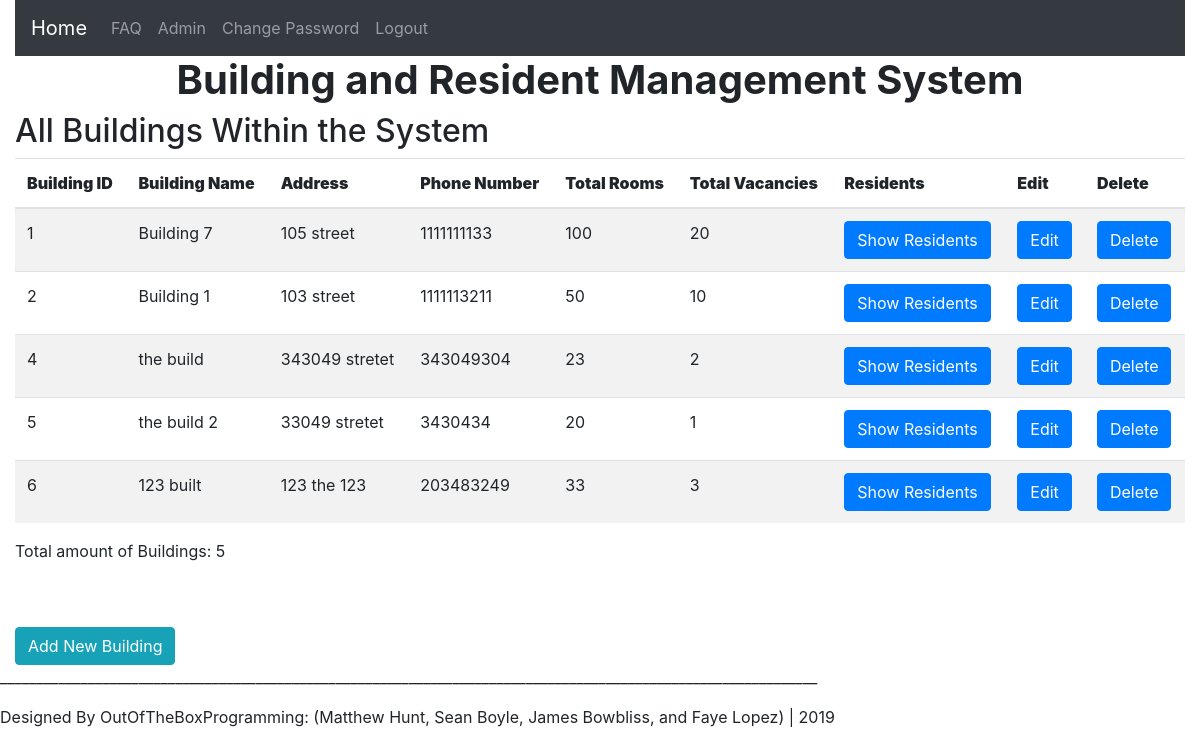
The page /buildings.php on the database as committed earlier.
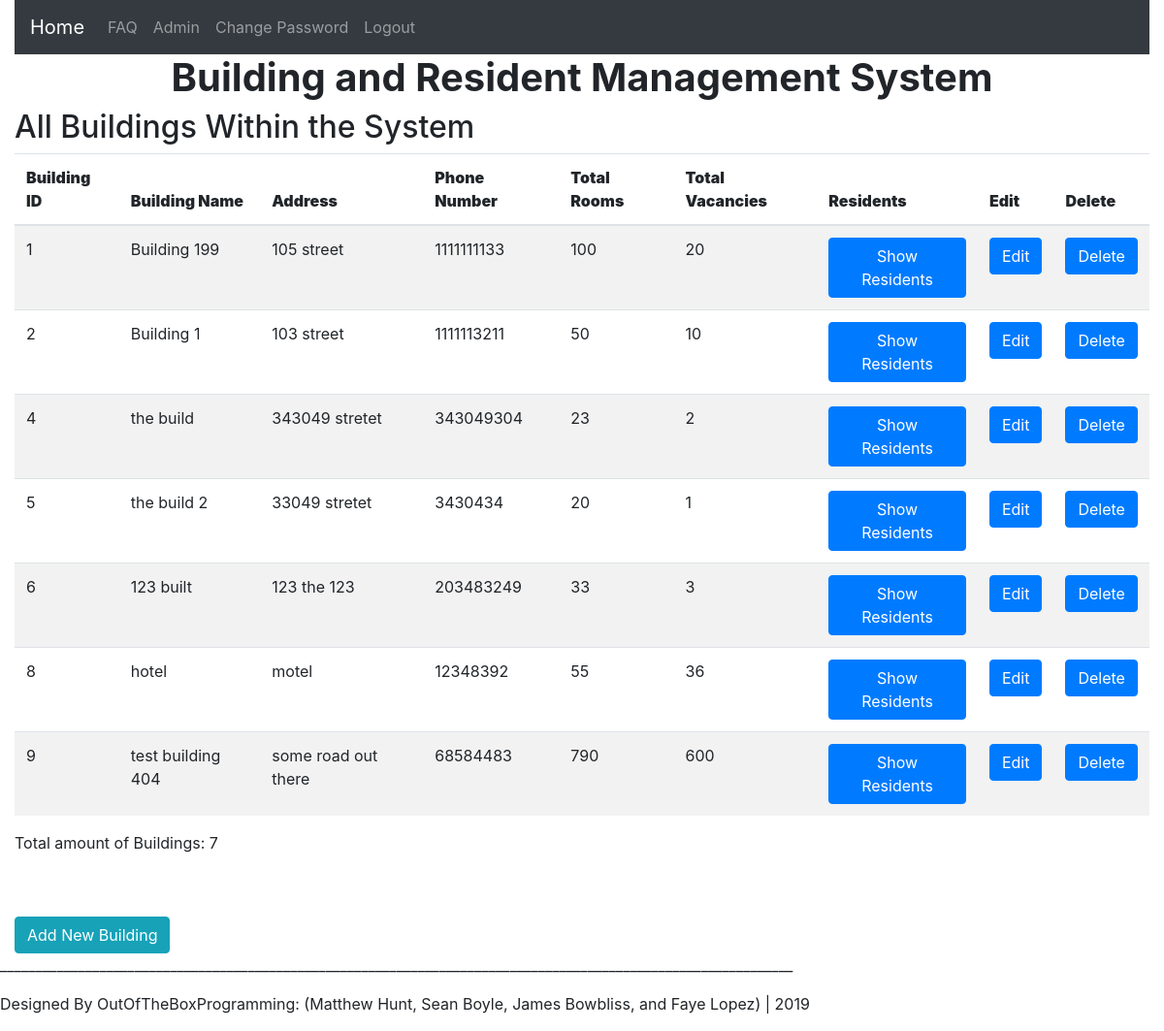
The same page on the database as committed later.
### tables this page shows
CREATE TABLE `Buildings` (
  `BuildingID` int(11) NOT NULL AUTO_INCREMENT,
  `Name` varchar(100) NOT NULL,
  `Address` varchar(100) NOT NULL,
  `PhoneNumber` int(11) NOT NULL,
  `TotalRooms` int(11) NOT NULL,
  `TotalVacRooms` int(11) NOT NULL,
  `Res` varchar(20) NOT NULL DEFAULT 'Show Residents',
  `Edit` varchar(10) NOT NULL DEFAULT 'Edit',
  `Del` varchar(10) NOT NULL DEFAULT 'Delete',
  PRIMARY KEY (`BuildingID`)
);

### buildings.php (the view, shortened to what this page needs)
<!doctype html>
<html lang="en">
<head>
</head>
<body>
<div class="col-sm-12" id="container">
    <?php include("header.php") ?>
<div id="content">
<h2>All Buildings Within the System</h2>
<div>
<?php
    require ('mysqli_connect.php');
    $pagerows = 20;
    if (isset($_GET['s']) && is_numeric ($_GET['s'])) {
        $start = $_GET['s'];
    } else {
        $start = 0;
    }
    $q = "SELECT BuildingID, Name, Address, PhoneNumber, TotalRooms, TotalVacRooms, Res, Edit, Del FROM Buildings ORDER BY BuildingID ASC LIMIT $start, $pagerows";
    $result = mysqli_query ($dbcon, $q);
    if ($result) {
    echo '<table class="table table-striped" cellspacing="15">
        <thead><tr><th scope="col"><b>Building ID</b></th>
        <th scope="col"><b>Building Name</b></th>
        <th scope="col"><b>Address</b></th>
        <th scope="col"><b>Phone Number</b></th>
        <th scope="col"><b>Total Rooms</b></th>
        <th scope="col"><b>Total Vacancies</b></th>
        <th scope="col"><b>Residents</b></th>
        <th scope="col"><b>Edit</b></th>
        <th scope="col"><b>Delete</b></th>
        </tr>
	   </thead>
	   <tbody>';
    while ($row = mysqli_fetch_array($result, MYSQLI_ASSOC)) {
        echo '<tr>
            <td>' . $row['BuildingID'] . '</td>
            <td>' . $row['Name'] . '</td>
            <td>' . $row['Address'] . '</td>
            <td>' . $row['PhoneNumber'] . '</td>
            <td>' . $row['TotalRooms'] . '</td>
            <td>' . $row['TotalVacRooms'] . '</td>
            <td><a href="residents.php?id=' . $row['BuildingID'] . '" class="btn btn-primary">Show Residents</a></td>
            <td><a href="edit_building.php?id=' . $row['BuildingID'] . '" class="btn btn-primary">Edit</a></td>
            <td><a href="delete_building.php?id=' . $row['BuildingID'] . '" class="btn btn-primary">Delete</a></td>
            </tr>';
        }
        echo '</tbody></table>';
    } else {
        echo '<p class="error">An error has occured, buildings cannot be displayed</p>';
        echo '<p>' . mysqli_error($dbcon) . '<br><br>Query: ' . $q . '</p>';
    }
    $q = "SELECT COUNT(BuildingID) FROM Buildings";
    $result = mysqli_query ($dbcon, $q);
    $row = mysqli_fetch_array ($result, MYSQLI_NUM);
    $buildings = $row[0];
    echo "<p>Total amount of Buildings: $buildings</p>";
?>
</div>
    <br>
    <br>
    <div id="add">
        <a href="add_building.php" class="btn btn-info">Add New Building</a>
    </div>
    </div>
    </div>
    <div>
	 <footer>
	</footer>
    </div>
</body>
</html>

### header.php (shortened to what this page needs)
<!doctype html>
<html lang="en">
<head>
    <link rel="stylesheet" href="https://stackpath.bootstrapcdn.com/bootstrap/4.3.1/css/bootstrap.min.css">
</head>
<body>
    <div id="header">
      <div id="header-nav">
        <nav class="navbar navbar-expand-lg navbar-dark bg-dark">
          <a class="navbar-brand" href="buildings.php">Home</a>
          <div class="collapse navbar-collapse" id="navbarSupportedContent">
            <ul class="navbar-nav mr-auto">
              <li class="nav-item">
                <a class="nav-link" href="faq.html">FAQ</a>
              </li>
              <li class="nav-item">
                  <a class="nav-link" href="admin_page.php">Admin</a>
              </li>
              <li class="nav-item">
                  <a class="nav-link" href="password.html">Change Password</a>
              </li>
              <li class="nav-item">
                <a class="nav-link" href="logout.php">Logout</a>
              </li>
            </ul>
          </div>
        </nav>
    </div>
  </div>
<h1 class="text-center font-weight-bold">Building and Resident Management System</h1>
</body>
</html>

Rows that differ between the two databases and show on the page:
changed buildings "105 street": Name "Building 7" → "Building 199"
added buildings: BuildingID "8", Name "hotel", Address "motel", PhoneNumber "12348392", TotalRooms "55", TotalVacRooms "36"
added buildings: BuildingID "9", Name "test building 404", Address "some road out there", PhoneNumber "68584483", TotalRooms "790", TotalVacRooms "600"
Other text that changed with them:
$buildings: "5" → "7"
